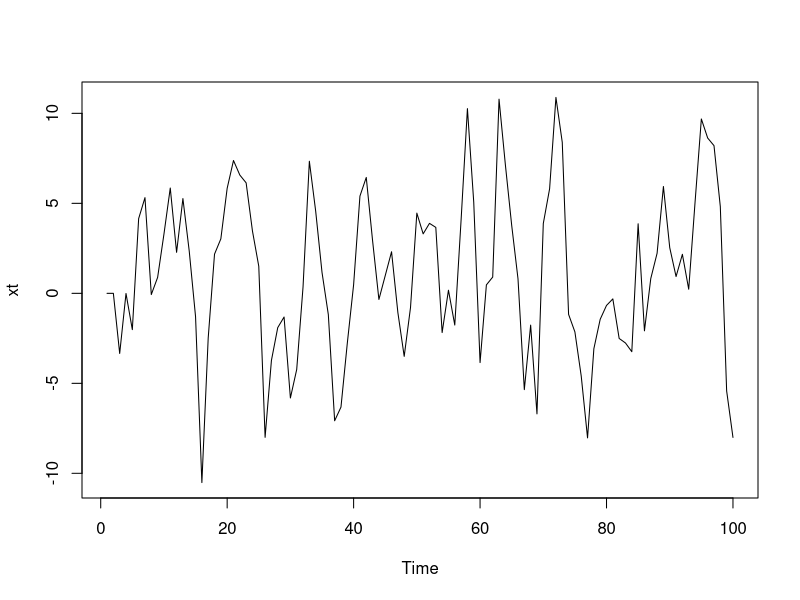
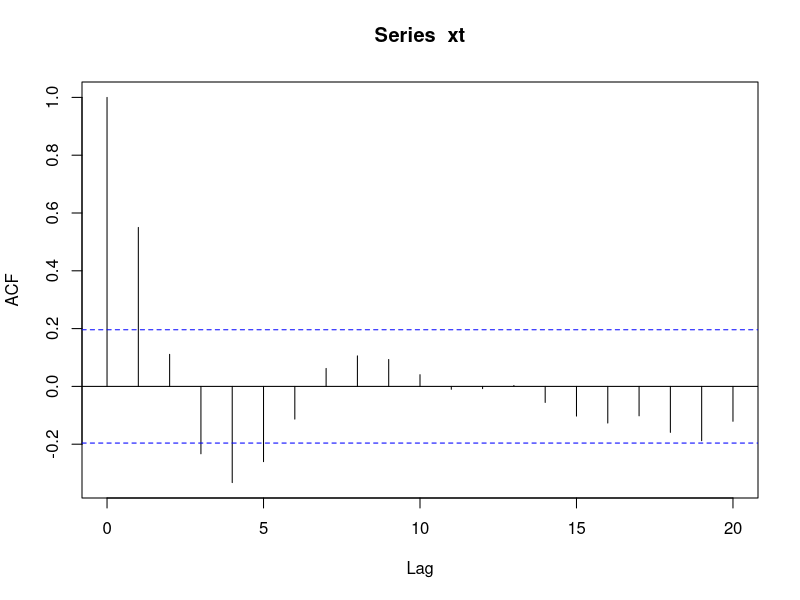
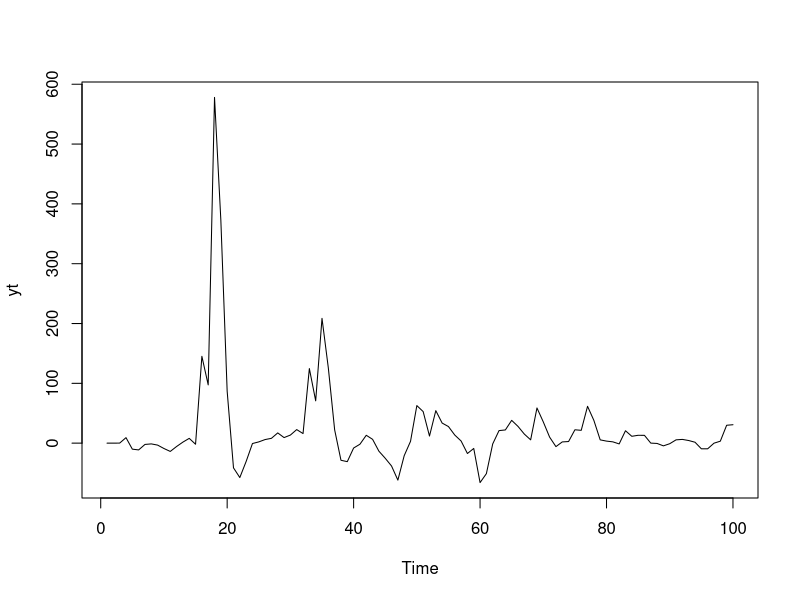
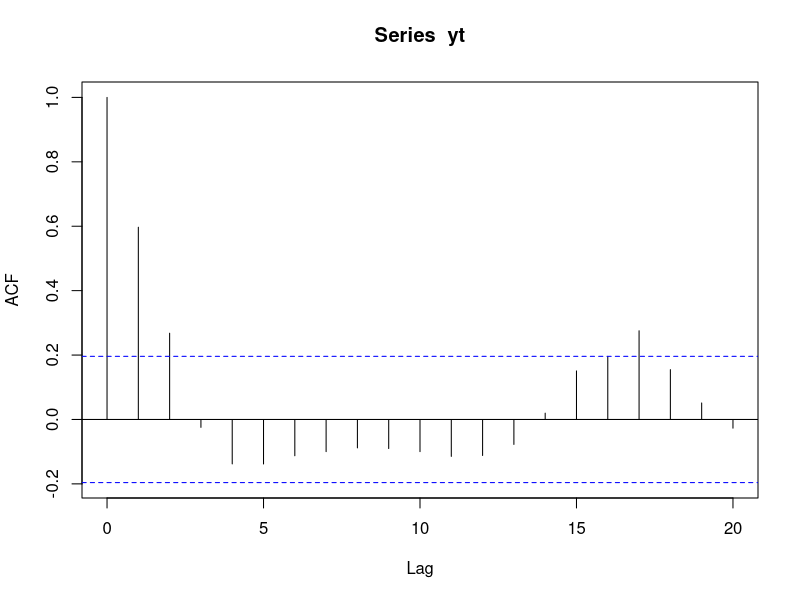
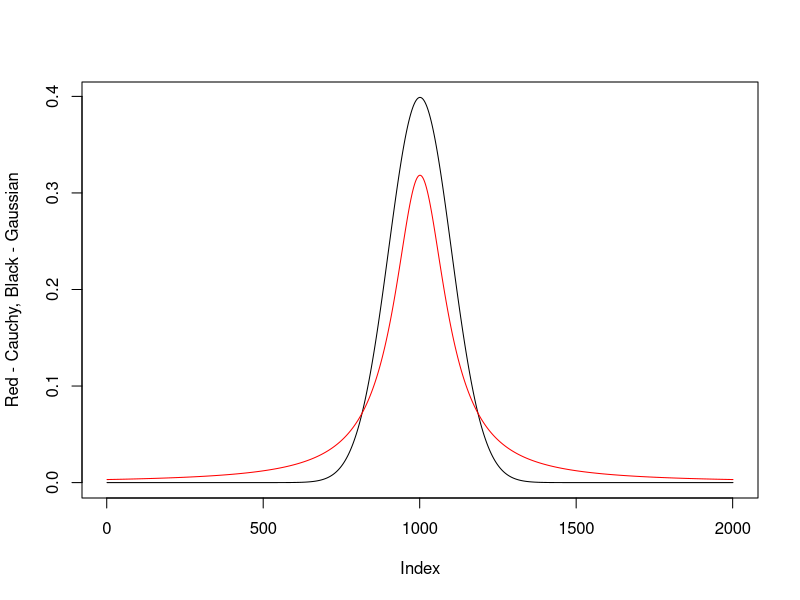
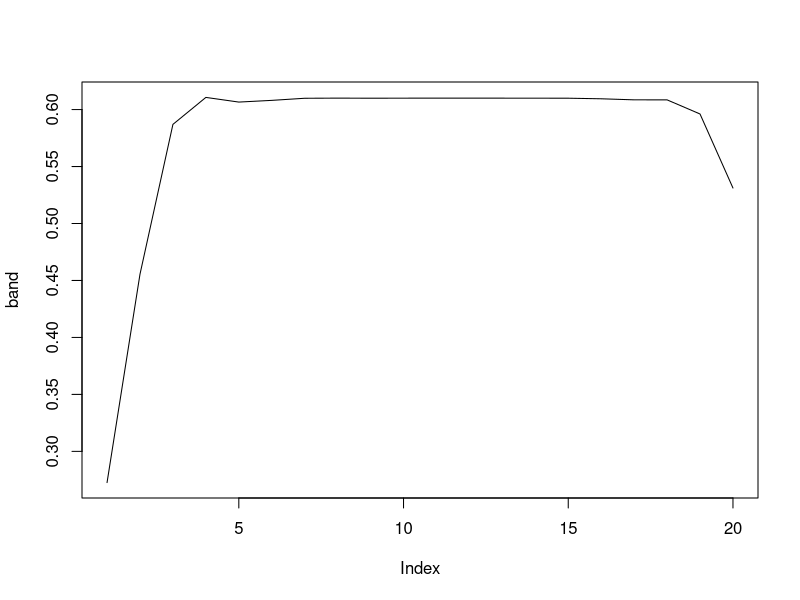
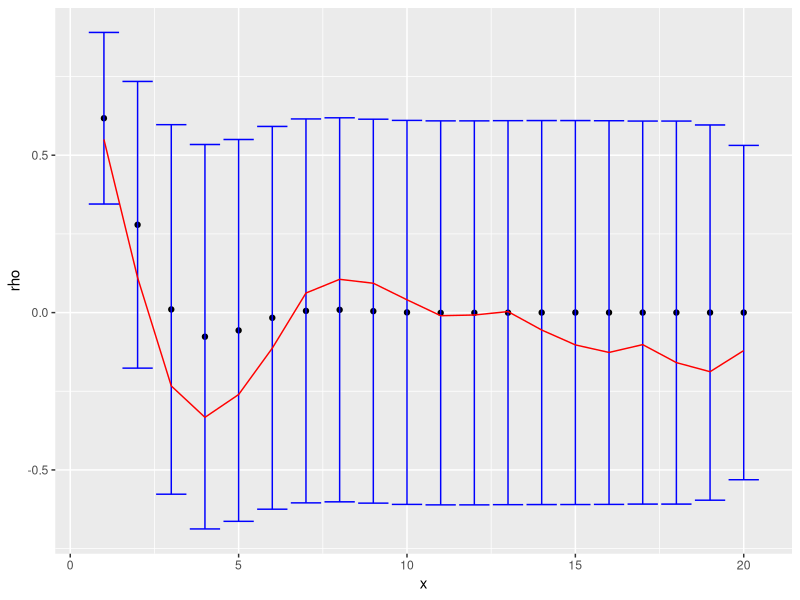
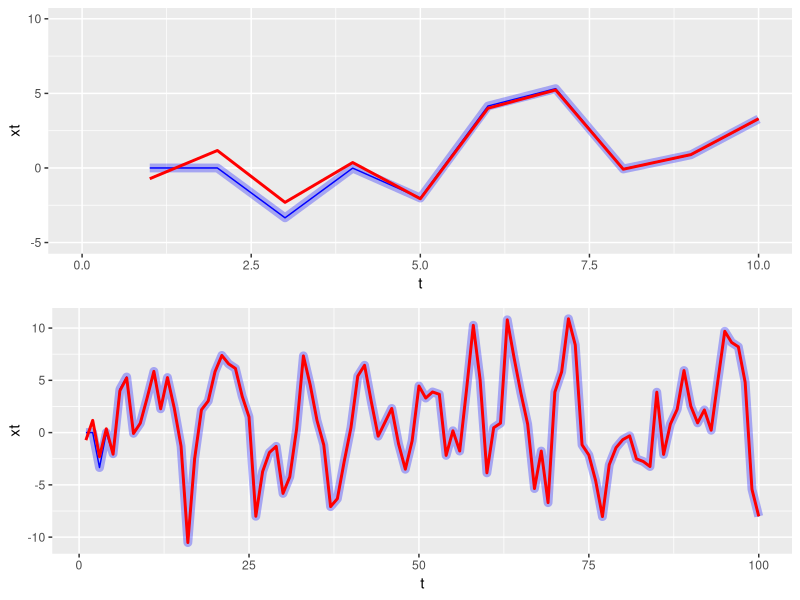

The R script that drew these images, in order:
## ---- chunk 1
library(lubridate)
library(ggplot2)
library(dplyr)
library(tidyr)
library(gridExtra)
## ---- chunk 2
set.seed(1)
t = 100
zt = rnorm(t, 0, 1)
xt = c(0,0)

for (t in (3:t)){
  xt[t] = 0.7 * xt[t-1] - 0.3 * xt[t-2] + zt[t] + 4* zt[t-2]
}

# arima.sim(model = list(order = c(2, 0, 1), ar = c(0.7, -0.3), ma = c(4)), n = t, n.start = 3, innov = zt)
plot(xt, type = 'l', xlab = "Time")
## ---- chunk 3
acf(xt)
## ---- chunk 4
set.seed(1)
ct = rcauchy(t, 0, 1)
yt = c(0,0)

for (t in (3:t)){
  yt[t] = 0.7 * yt[t-1] - 0.3 * yt[t-2] + ct[t] + 4* ct[t-2]
}

plot(yt, type = 'l', xlab = "Time")
## ---- chunk 5
acf(yt)
## ---- chunk 6
plot(dnorm(seq(-10,10,.01)), type = "l", ylab = "Red - Cauchy, Black - Gaussian")
lines(dcauchy(seq(-10,10,.01)), type = "l", col = "red")
## ---- chunk 7
n = 20
rho = ARMAacf(ar = c(0.7,-0.3), ma = c(0,4), lag.max = 40)
Wii = rep(0, n)

for(i in 1:n){
  for(m in 1:n){
      k = 0
      k = (rho[(m + i)+1] + rho[abs(m - i)+1] - 2*rho[i+1]*rho[m+1])^2
      Wii[i] = Wii[i] + k
  }
}

band = 1.96 * sqrt(Wii / n)
plot(band, type = 'l')
## ---- chunk 8
ggplot(data.frame(rho = rho[2:(n+1)], band, x = 1:n, sample = acf(xt,plot = FALSE, lag.max = n)[["acf"]][2:(n+1)]), aes(y = rho, x)) + 
  geom_point() +
  geom_errorbar(aes(ymin = rho - band, ymax = rho + band), col = "blue") + 
  geom_line(aes(y = sample), col = "red")
## ---- chunk 9
set.seed(1)
psi = ARMAtoMA(ar = c(0.7,-0.3), ma = c(0,4), lag.max = 20)
zt2 = rnorm(19, 0, 1)
xt2 = c()
xt2[1] = c(zt2,zt[1]) %*% psi
# Combine the zt2 with the first observation of zt for X_1
xt2[2] = c(zt2[2:19], zt[1], zt[2]) %*% psi
## ---- chunk 10
for (t in (3:t)){
  xt2[t] = 0.7 * xt2[t-1] - 0.3 * xt2[t-2] + zt[t] + 4* zt[t-2]
}

p1 = ggplot(data.frame(xt, xt2, t = 1:t), aes(x = t)) + 
  geom_line(aes(y = xt), col = 'blue', size = 3, alpha = .3) + 
  geom_line(aes(y = xt), col = 'blue') +
  geom_line(aes(y = xt2), col = 'red', size = 1) + xlim(0, 10) + ylim(-5,10)
p2= ggplot(data.frame(xt, xt2, t = 1:t), aes(x = t)) + 
  geom_line(aes(y = xt), col = 'blue', size = 3, alpha = .3) + 
  geom_line(aes(y = xt), col = 'blue') +
  geom_line(aes(y = xt2), col = 'red', size = 1)
grid.arrange(p1, p2,ncol = 1)
## ---- chunk 11
par(mfrow = c(1,2))
acf(xt)
acf(xt2)
## ---- chunk 12
psi
## ---- chunk 13
gamma = as.vector(t(c(1 + psi[2]*4, psi[1]*4, 1*4)) %*% solve(rbind(c(1,-0.7, 0.3), c(-0.7, 1.3, -0.7), c(0.3, 0, 1))))
gamma
## ---- chunk 14
for(i in 4:21){
  gamma[i] = 0.7*gamma[i-1] - 0.3*gamma[i-2]
}
plot(gamma, type = "l")
## ---- chunk 15
plot(2*(gamma[1] - gamma), ylab = "Variogram"); abline(h = 55); abline(v = 8); text(2,58, "Sill"); text(10,3, "Range")
## ---- chunk 16
rho_t = gamma / gamma[1]
rho_t
## ---- chunk 17
ggplot(data.frame(rho = rho[1:n], rho_t = rho_t[1:n], band, x = 1:n, sample = acf(xt,plot = FALSE, lag.max = n-1)[["acf"]]), aes(y = rho, x)) +
  geom_point() +
  geom_line(aes(y = rho_t), col = "green")
## ---- chunk 18
ARMAtoMA(ar = .5, ma = c(0,1),lag.max = 5)
## ---- chunk 19
ARMAacf(ar = .5, ma = c(0,1), lag.max = 5)
## ---- chunk 20
plot(arima.sim(list(order = c(0,0,1), ma = -1), n = 100))
